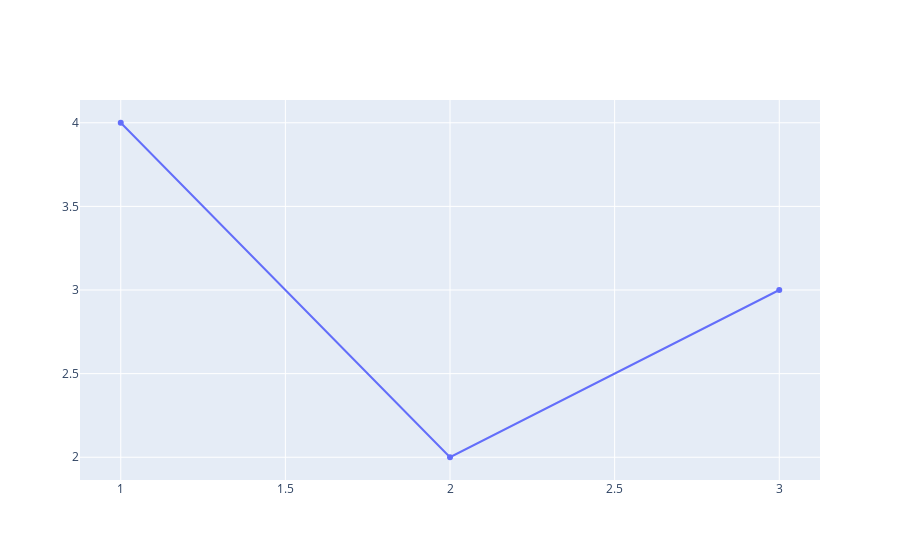

The notebook cell this image was saved under:
### Code cell
fig = go.Figure()
fig.add_scatter(x=[1, 2, 3], y=[4, 2, 3])
fig.show()

### Figure 1 — Plotly figure (JSON) as saved in the notebook; plotly's stock layout.template omitted (floating-point values rounded to 4 significant figures)
{"data": [{"type": "scatter", "x": [1, 2, 3], "y": [4, 2, 3]}], "layout": {}}
